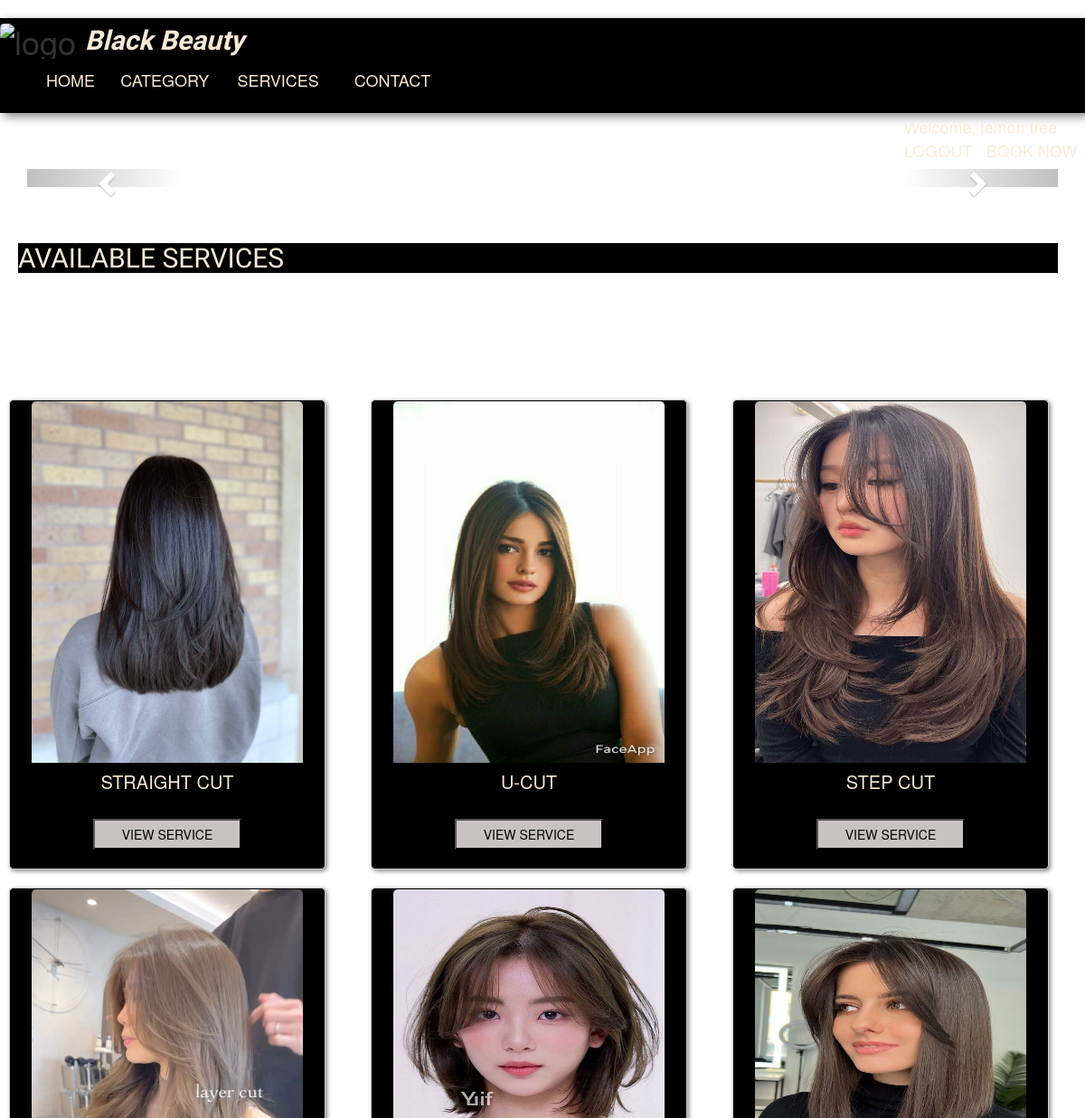
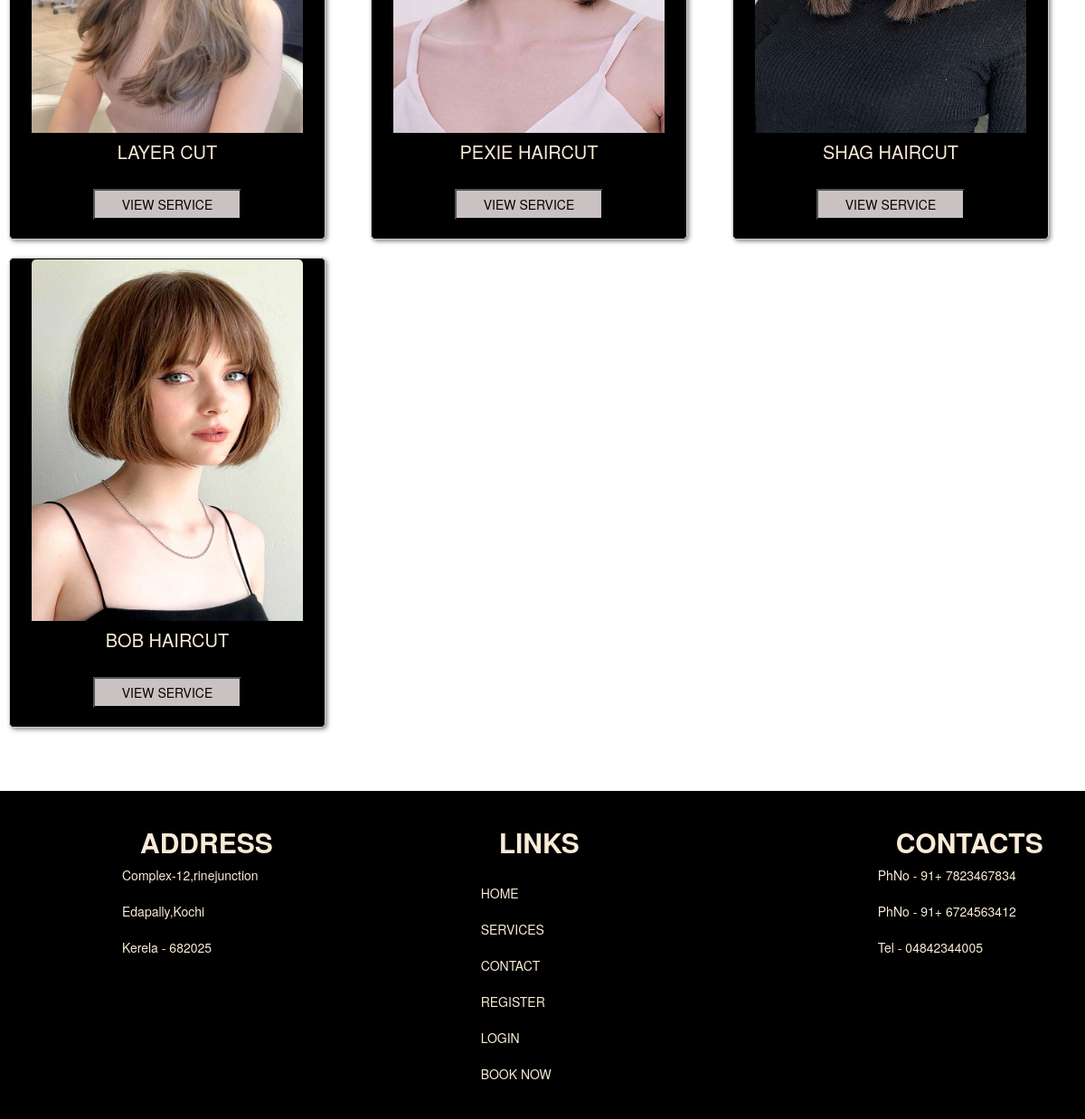
The page /services/HAIRCUT/ (signed in) on the database its author committed (2 pictures, top to bottom).
### AdminApp/models.py (models this page shows)
class Services(models.Model):
    Add_Services=models.CharField(max_length=60)
    Price=models.IntegerField()
    Image=models.ImageField(upload_to='image',default="null.jpg")
    categoryid=models.CharField(max_length=100,default='')

### user/views.py (the view)
# urls.py: path('services/<str:categoryid>/',views.services,name='services'),
def services(request,categoryid):
    if(categoryid =="all"):
        data=Services.objects.all()
    else:
        data=Services.objects.filter(categoryid=categoryid)
    data1=Category.objects.all()
    return render(request,'services.html',{'data':data,'data1':data1})

### user/templates/services.html (shortened to what this page needs)
{% extends 'contact.html' %}
{% load static %}
{% block content %}
    <head>
        <link rel="stylesheet" href="{% static 'saloncards.css' %}">
        <link rel="stylesheet" href="https://maxcdn.bootstrapcdn.com/bootstrap/3.4.1/css/bootstrap.min.css">
    </head>
    <body>
      <div class="container-fluid ">
        <div class="container">
          <div id="myCarousel" class="carousel slide" data-ride="carousel">
              <ol class="carousel-indicators">
                  <li data-target="#myCarousel" data-slide-to="0" class="active"></li>
                  <li data-target="#myCarousel" data-slide-to="1"></li>
                  <li data-target="#myCarousel" data-slide-to="2"></li>
                  <li data-target="#myCarousel" data-slide-to="3"></li>
                  <li data-target="#myCarousel" data-slide-to="4"></li>
                  <li data-target="#myCarousel" data-slide-to="5"></li>
              </ol>
          <div class="carousel-inner">
              <div class="item active">
                  <center><img src="https://img.freepik.com/free-photo/woman-washing-head-hairsalon_1157-27179.jpg?size=626&ext=jpg&ga=GA1.1.953376797.1698401189&semt=sph" alt="" style="width:40%;"></center>
              </div>
          </div>
          <a class="left carousel-control" href="#myCarousel" data-slide="prev">
              <span class="glyphicon glyphicon-chevron-left"></span>
          </a>
          <a class="right carousel-control" href="#myCarousel" data-slide="next">
              <span class="glyphicon glyphicon-chevron-right"></span>
          </a>
          </div>
        </div>
</div>
      <br><br>
      <h2 style="font-size: 30px;color: antiquewhite;font-family: 'Edu TAS Beginner', cursive;">AVAILABLE SERVICES</h2>
      <br><br><br><br><br><br>
        <div class="row">
           {% for i in data %}
            <div class="col-md-6"  style="width: 40rem;">
              <div class="card" style="background-color: black ;">
                <center>
                <img class="card-img-top" src="{{i.Image.url}}" alt="Card image" width="300px" height="400px" >
                <h5 class="card-title" style="color: antiquewhite;font-size: 20px;">{{i.Add_Services}}</h5></center><br>
                <center><a style="text-decoration: none; color: rgb(116, 13, 13);"  href="{% url 'details' categoryid=i.id %}" class="card-link"><button id="detailsbutton">VIEW SERVICE</button></center> </a>&nbsp;&nbsp;
              </div>
            </div>
           {% endfor %}
        </div>
    </body>
{% endblock %}

### user/static/contact.css (style rules this page uses)
.container-fluid { display: flex; }
body { padding: 0px; margin: 0px; }

### user/static/saloncards.css (style rules this page uses)
.card { border: 1px solid #ccc; border-radius: 5px; padding: 1px; margin: 10px; box-shadow: 2px 2px 5px #888888; }
.container { padding: 2px 16px; }
img { border-radius: 5px 5px 0 0; }
* { box-sizing: border-box; }
.container-fluid { display: flex; }
#detailsbutton { background-color: rgb(202, 194, 194); color: black; padding-right: 30px; padding-left: 30px; padding-top: 5px; padding-bottom: 5px; }
h2 { font-size: 50px; color: antiquewhite; font-family: 'Edu TAS Beginner', cursive; background-color: black; margin-left: 20px; margin-right: 30px; }

### rows shown on the page
Services: Image (picture), Add_Services "STRAIGHT CUT"
Services: Image (picture), Add_Services "U-CUT"
Services: Image (picture), Add_Services "STEP CUT"
Services: Image (picture), Add_Services "LAYER CUT"
Services: Image (picture), Add_Services "PEXIE HAIRCUT"
Services: Image (picture), Add_Services "SHAG HAIRCUT"
Services: Image (picture), Add_Services "BOB HAIRCUT"

### other values the page prints
{{ request.session.loginname }} "lemon tree"
